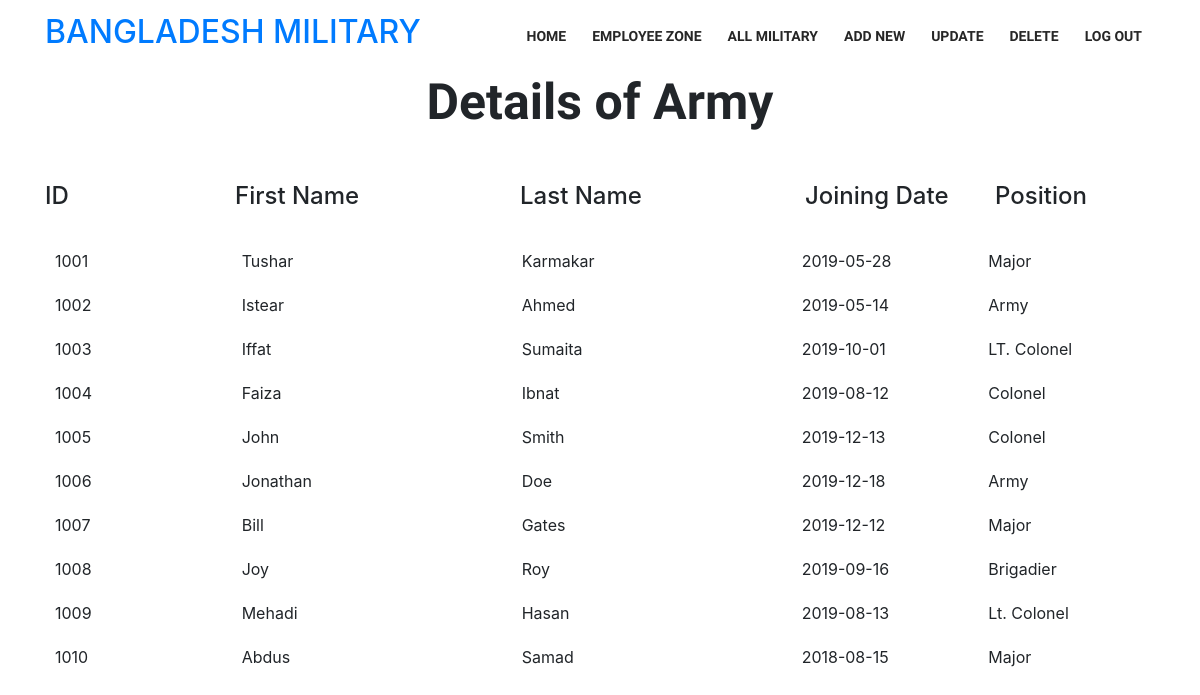
/show_army.php, run on an earlier commit of the app's database.
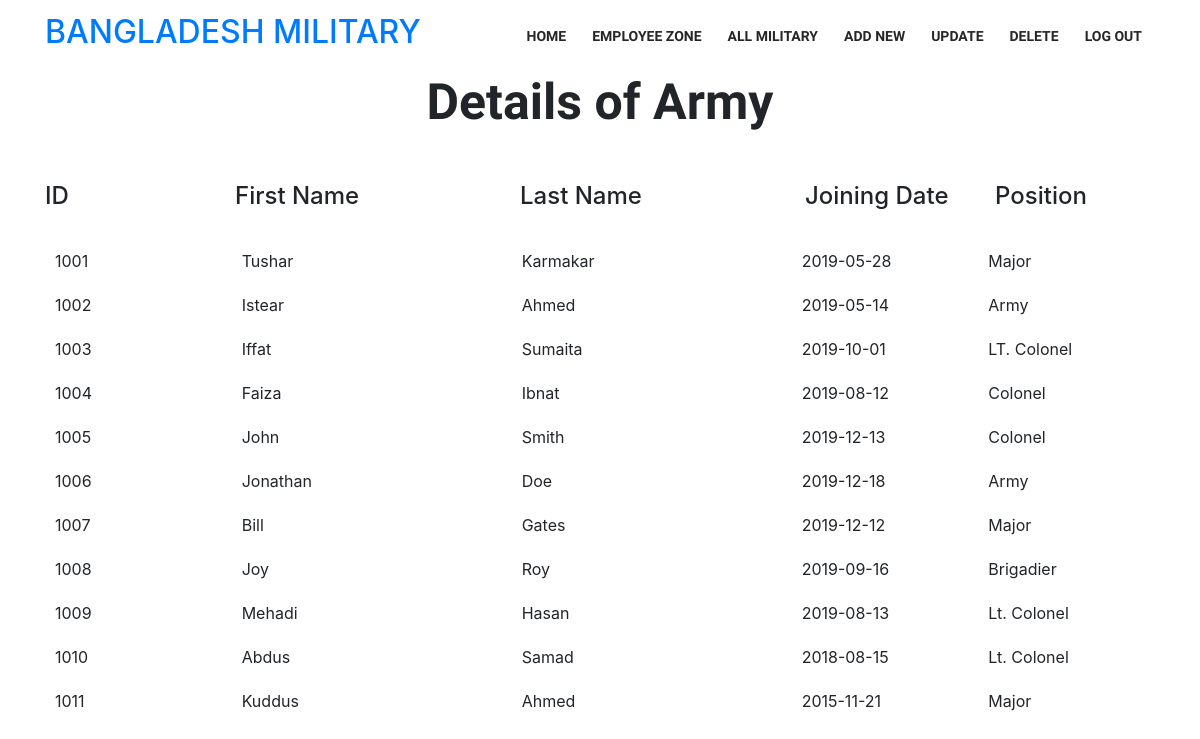
And on a later commit of the database.
### tables this page shows
CREATE TABLE `army` (
  `ID` int(11) NOT NULL,
  `First Name` varchar(50) NOT NULL,
  `Last Name` varchar(50) NOT NULL,
  `Joining Date` date NOT NULL,
  `Position` varchar(50) NOT NULL
);

### show_army.php (the view, shortened to what this page needs)
<!DOCTYPE html>
<html lang="en">
<head>
    <link rel="stylesheet" href="css/all.min.css">
    <link rel="stylesheet" href="css/bootstrap.min.css">
    <link rel="stylesheet" href="css/style.css">
</head>
<body>
    <nav class="navbar navbar-expand-lg">
        <div class="container"> <a class="navbar-brand" href="#"><h2>BANGLADESH MILITARY</h2></a>
            <div class="collapse navbar-collapse" id="navbarSupportedContent">
                <ul class="navbar-nav ml-auto">
                    <li class="nav-item active">
                        <a class="nav-link" href="home.php">HOME<span class="sr-only">(current)</span></a>
                    </li>
                    <li class="nav-item">
                        <a class="nav-link" href="show_employee.php">EMPLOYEE ZONE</a>
                    </li>
                    <li class="nav-item">
                        <a class="nav-link" href="show_army.php">ALL MILITARY</a>
                    </li>
                    <li class="nav-item">
                        <a class="nav-link" href="add_new.php">ADD NEW</a>
                    </li>
                    <li class="nav-item">
                        <a class="nav-link" href="update_army.php">UPDATE</a>
                    </li>
                    <li class="nav-item">
                        <a class="nav-link" href="del_army.php">DELETE</a>
                    </li>
                    <li class="nav-item">
                        <a class="nav-link" href="login.php">LOG OUT</a>
                    </li>
                </ul>
            </div>
        </div>
    </nav>
  <section id="login">
  <div class="container">
  <h1 class="header">Details of Army</h1>
  <div class="row" style="padding-bottom:20px;">
  <div class="col-lg-2"><h4>ID</h4></div>
  <div class="col-lg-3"><h4>First Name</h4></div>
  <div class="col-lg-3"><h4>Last Name</h4></div>
  <div class="col-lg-2"><h4>Joining Date</h4></div>
  <div class="col-lg-2"><h4>Position</h4></div>
  </div>
  <?php
  require_once("DBconnect.php");
  $sql="SELECT * FROM army";
  $result = mysqli_query($conn, $sql);
  if(mysqli_num_rows($result) !=0){
	  while($row = mysqli_fetch_array($result)){
	?>
	<div class="row" style="padding:10px">
  <div class="col-lg-2"><?php echo $row[0];?></div>
  <div class="col-lg-3"><?php echo $row[1];?></div>
  <div class="col-lg-3"><?php echo $row[2];?></div>
  <div class="col-lg-2"><?php echo $row[3];?></div>
  <div class="col-lg-2"><?php echo $row[4];?></div>
  </div>
	<?php
	  }
  }
  ?>
  </div>
  </section>
</body>
</html>

### css/style.css (style rules this page uses)
* { margin: 0; padding: 0; }
a { text-decoration: none; }
ul, ol { list-style-type: none; }
h1.header { font-family: 'Work Sans', sans-serif; text-align: center; font-weight: bold; margin-bottom: 50px; font-size: 50px; }
.navbar ul { font-family:'Work Sans', sans-serif; font-size: 14px; }
.navbar ul li a { position: relative; display: block; padding: 10px 20px; margin: 0 5px; color: #262626; font-weight: 900; transition: .5s; }
.navbar ul li a:before { content: ''; position: absolute; top: 0; left: 0; width: 100%; height: 100%; border-top: 1px solid #262626; border-bottom: 1px solid #262626; transform: scaleY(2); opacity: 0; transition: .5s; z-index: -1; }
.navbar ul li a:after { content: ''; position: absolute; top: 1px; left: 0; width: 100%; height: 100%; background: #262626; transform: scale(0); transition: .5s; z-index: -1; }

What changed in the data, as far as the page shows it:
changed army "Abdus": Position "Major" → "Lt. Colonel"
added army: ID "1011", First Name "Kuddus", Last Name "Ahmed", Joining Date "2015-11-21", Position "Major"
